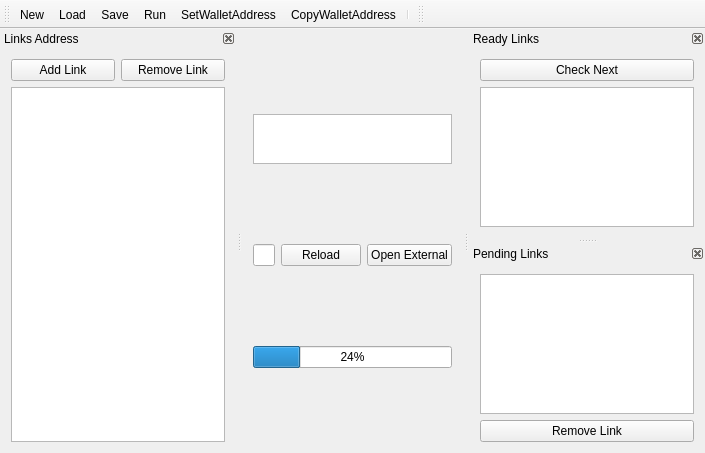
<?xml version="1.0" encoding="UTF-8"?>
<ui version="4.0">
 <class>MainWindow</class>
 <widget class="QMainWindow" name="MainWindow">
  <property name="geometry">
   <rect>
    <x>0</x>
    <y>0</y>
    <width>705</width>
    <height>453</height>
   </rect>
  </property>
  <property name="windowTitle">
   <string>Q Surf Bits</string>
  </property>
  <property name="windowIcon">
   <iconset resource="Res.qrc">
    <normaloff>:/Icons/SurfBits.ico</normaloff>:/Icons/SurfBits.ico</iconset>
  </property>
  <widget class="QWidget" name="hlContent">
   <property name="sizePolicy">
    <sizepolicy hsizetype="Preferred" vsizetype="Preferred">
     <horstretch>0</horstretch>
     <verstretch>0</verstretch>
    </sizepolicy>
   </property>
   <layout class="QHBoxLayout" name="horizontalLayout">
    <item>
     <layout class="QVBoxLayout" name="vlWebPage">
      <item>
       <widget class="QPlainTextEdit" name="ptxtConsole">
        <property name="sizePolicy">
         <sizepolicy hsizetype="Expanding" vsizetype="Maximum">
          <horstretch>0</horstretch>
          <verstretch>0</verstretch>
         </sizepolicy>
        </property>
        <property name="maximumSize">
         <size>
          <width>16777215</width>
          <height>50</height>
         </size>
        </property>
        <property name="documentTitle">
         <string/>
        </property>
       </widget>
      </item>
      <item>
       <layout class="QHBoxLayout" name="horizontalLayout_3">
        <item>
         <widget class="QLineEdit" name="leAddressBar"/>
        </item>
        <item>
         <widget class="QPushButton" name="btnReload">
          <property name="text">
           <string>Reload</string>
          </property>
         </widget>
        </item>
        <item>
         <widget class="QPushButton" name="pushButton">
          <property name="text">
           <string>Open External</string>
          </property>
         </widget>
        </item>
       </layout>
      </item>
      <item>
       <widget class="QProgressBar" name="pbLoading">
        <property name="value">
         <number>24</number>
        </property>
       </widget>
      </item>
     </layout>
    </item>
   </layout>
  </widget>
  <widget class="QToolBar" name="mainToolBar">
   <attribute name="toolBarArea">
    <enum>TopToolBarArea</enum>
   </attribute>
   <attribute name="toolBarBreak">
    <bool>false</bool>
   </attribute>
   <addaction name="actionNew"/>
   <addaction name="actionLoad"/>
   <addaction name="actionSave"/>
   <addaction name="actionRun"/>
   <addaction name="actionSetWalletAddress"/>
   <addaction name="actionCopyWalletAddress"/>
   <addaction name="separator"/>
  </widget>
  <widget class="QDockWidget" name="dockLinksAddress">
   <property name="sizePolicy">
    <sizepolicy hsizetype="Preferred" vsizetype="Preferred">
     <horstretch>0</horstretch>
     <verstretch>0</verstretch>
    </sizepolicy>
   </property>
   <property name="floating">
    <bool>false</bool>
   </property>
   <property name="features">
    <set>QDockWidget::DockWidgetClosable|QDockWidget::DockWidgetMovable</set>
   </property>
   <property name="windowTitle">
    <string>Links Address</string>
   </property>
   <attribute name="dockWidgetArea">
    <number>1</number>
   </attribute>
   <widget class="QWidget" name="dockWidgetContents">
    <property name="sizePolicy">
     <sizepolicy hsizetype="Preferred" vsizetype="Preferred">
      <horstretch>0</horstretch>
      <verstretch>0</verstretch>
     </sizepolicy>
    </property>
    <layout class="QVBoxLayout" name="verticalLayout_5">
     <item>
      <layout class="QHBoxLayout" name="horizontalLayout_2">
       <item>
        <widget class="QPushButton" name="btnAddLink">
         <property name="text">
          <string>Add Link</string>
         </property>
        </widget>
       </item>
       <item>
        <widget class="QPushButton" name="btnRemoveLinkFromAddressList">
         <property name="text">
          <string>Remove Link</string>
         </property>
        </widget>
       </item>
      </layout>
     </item>
     <item>
      <widget class="QListView" name="addressListView"/>
     </item>
    </layout>
   </widget>
  </widget>
  <widget class="QDockWidget" name="dockReadyLinks">
   <property name="sizePolicy">
    <sizepolicy hsizetype="Preferred" vsizetype="Preferred">
     <horstretch>0</horstretch>
     <verstretch>0</verstretch>
    </sizepolicy>
   </property>
   <property name="features">
    <set>QDockWidget::DockWidgetClosable|QDockWidget::DockWidgetMovable</set>
   </property>
   <property name="windowTitle">
    <string>Ready Links</string>
   </property>
   <attribute name="dockWidgetArea">
    <number>2</number>
   </attribute>
   <widget class="QWidget" name="dockWidgetContents_2">
    <property name="sizePolicy">
     <sizepolicy hsizetype="Preferred" vsizetype="Preferred">
      <horstretch>0</horstretch>
      <verstretch>0</verstretch>
     </sizepolicy>
    </property>
    <layout class="QVBoxLayout" name="verticalLayout_3">
     <item>
      <widget class="QPushButton" name="btnCheckNextLink">
       <property name="text">
        <string>Check Next</string>
       </property>
      </widget>
     </item>
     <item>
      <widget class="QListView" name="readyListView">
       <property name="selectionRectVisible">
        <bool>true</bool>
       </property>
      </widget>
     </item>
    </layout>
   </widget>
  </widget>
  <widget class="QDockWidget" name="dockPendingLinks">
   <property name="features">
    <set>QDockWidget::DockWidgetClosable|QDockWidget::DockWidgetMovable</set>
   </property>
   <property name="allowedAreas">
    <set>Qt::AllDockWidgetAreas</set>
   </property>
   <property name="windowTitle">
    <string>Pending Links</string>
   </property>
   <attribute name="dockWidgetArea">
    <number>2</number>
   </attribute>
   <widget class="QWidget" name="dockWidgetContents_3">
    <property name="sizePolicy">
     <sizepolicy hsizetype="Preferred" vsizetype="Preferred">
      <horstretch>0</horstretch>
      <verstretch>0</verstretch>
     </sizepolicy>
    </property>
    <layout class="QVBoxLayout" name="verticalLayout_4">
     <item>
      <widget class="QListView" name="pendingListView"/>
     </item>
     <item>
      <widget class="QPushButton" name="btnRemoveLinkFromPendingList">
       <property name="text">
        <string>Remove Link</string>
       </property>
      </widget>
     </item>
    </layout>
   </widget>
  </widget>
  <widget class="QToolBar" name="toolBarViews">
   <property name="windowTitle">
    <string>toolBar</string>
   </property>
   <attribute name="toolBarArea">
    <enum>TopToolBarArea</enum>
   </attribute>
   <attribute name="toolBarBreak">
    <bool>false</bool>
   </attribute>
  </widget>
  <action name="actionNew">
   <property name="text">
    <string>New</string>
   </property>
  </action>
  <action name="actionLoad">
   <property name="text">
    <string>Load</string>
   </property>
  </action>
  <action name="actionSave">
   <property name="text">
    <string>Save</string>
   </property>
  </action>
  <action name="actionRun">
   <property name="text">
    <string>Run</string>
   </property>
  </action>
  <action name="actionSetWalletAddress">
   <property name="text">
    <string>SetWalletAddress</string>
   </property>
  </action>
  <action name="actionCopyWalletAddress">
   <property name="text">
    <string>CopyWalletAddress</string>
   </property>
  </action>
 </widget>
 <layoutdefault spacing="6" margin="11"/>
 <resources>
  <include location="Res.qrc"/>
 </resources>
 <connections/>
</ui>
